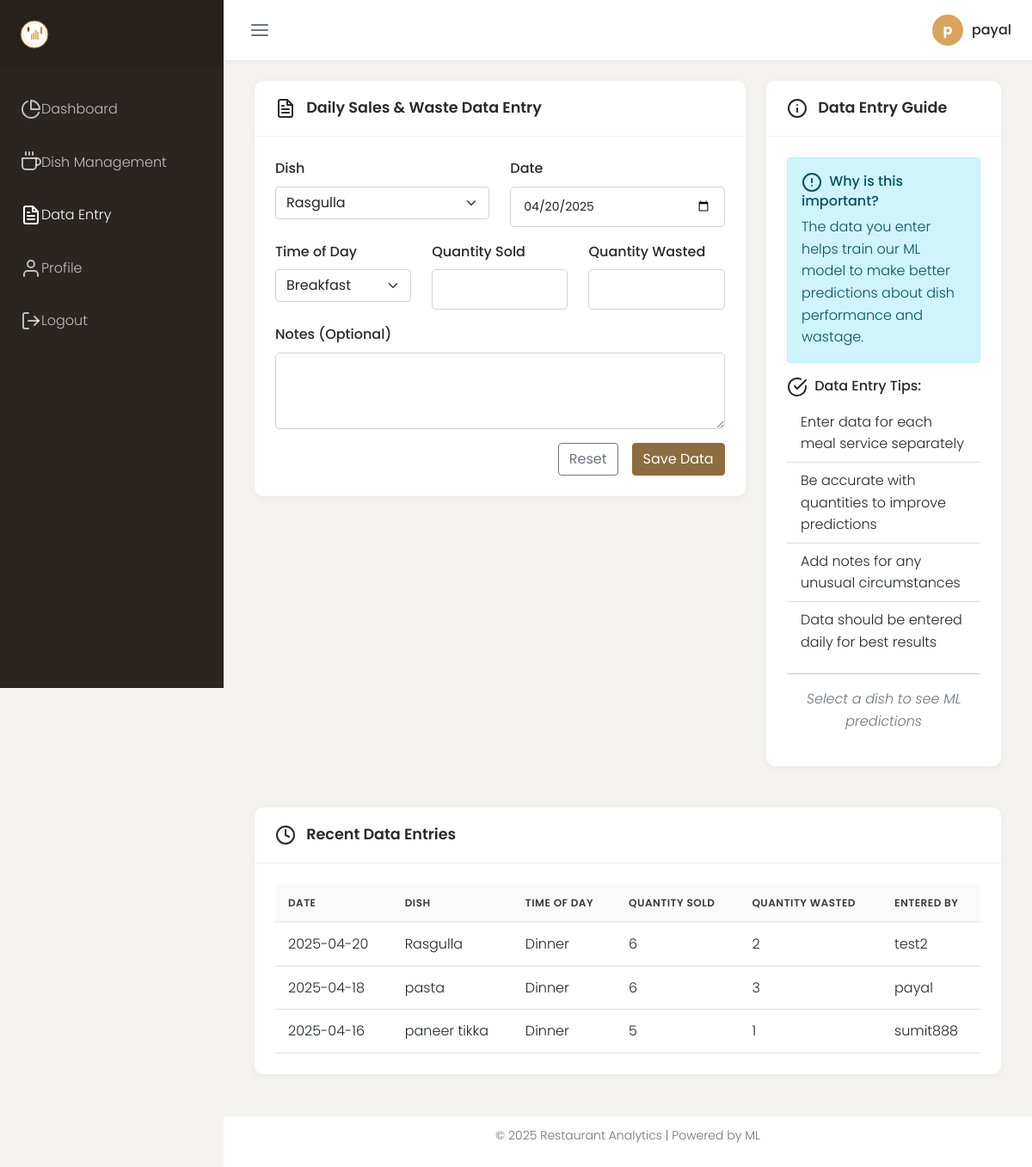
The page /daily-data (signed in) on the database its author committed.
### models.py (models this page shows, shortened)
class User(UserMixin, db.Model):
    id = db.Column(db.Integer, primary_key=True)
    username = db.Column(db.String(64), unique=True, nullable=False)
    email = db.Column(db.String(120), unique=True, nullable=False)
    password_hash = db.Column(db.String(256), nullable=False)
    role = db.Column(db.String(20), nullable=False, default='staff')  # 'admin' or 'staff'
    created_at = db.Column(db.DateTime, default=datetime.utcnow, nullable=False)
    daily_data = db.relationship('DailyData', backref='user', lazy=True)

class DailyData(db.Model):
    id = db.Column(db.Integer, primary_key=True)
    dish_id = db.Column(db.Integer, db.ForeignKey('dish.id'), nullable=False)
    user_id = db.Column(db.Integer, db.ForeignKey('user.id'), nullable=False)
    date = db.Column(db.Date, nullable=False, default=lambda: datetime.utcnow().date())
    day_of_week = db.Column(db.Integer, nullable=False)  # 0-6 (Monday-Sunday)
    time_of_day = db.Column(db.String(20), nullable=False)  # breakfast, lunch, dinner
    quantity_sold = db.Column(db.Integer, nullable=False)
    quantity_wasted = db.Column(db.Integer, nullable=False)
    notes = db.Column(db.Text)
    created_at = db.Column(db.DateTime, default=datetime.utcnow, nullable=False)

class Dish(db.Model):
    id = db.Column(db.Integer, primary_key=True)
    name = db.Column(db.String(100), nullable=False)
    description = db.Column(db.Text)
    category = db.Column(db.String(50))  # appetizer, main, dessert, etc.
    price = db.Column(db.Float, nullable=False)
    image_url = db.Column(db.String(255))  # URL to dish image
    created_at = db.Column(db.DateTime, default=datetime.utcnow, nullable=False)
    updated_at = db.Column(db.DateTime, default=datetime.utcnow, onupdate=datetime.utcnow, nullable=False)
    daily_data = db.relationship('DailyData', backref='dish', lazy=True)

### routes.py (the view, shortened to what this page needs)
    @app.route('/daily-data', methods=['GET', 'POST'])
    @login_required
    def daily_data():
        form = DailyDataForm()
        form.dish.choices = [(dish.id, dish.name) for dish in Dish.query.order_by(Dish.name).all()]
        if request.method == 'GET':
            form.date.data = datetime.now().date()
        recent_entries = DailyData.query.order_by(DailyData.created_at.desc()).limit(10).all()
        return render_template(
            'dish_form.html',
            title='Daily Data Entry',
            form=form,
            recent_entries=recent_entries
        )

### templates/dish_form.html (shortened to what this page needs)
{% extends "base.html" %}
{% block content %}
<div class="container-fluid">
    <div class="row">
        <div class="col-lg-8">
            <div class="dashboard-card">
                <div class="dashboard-card-header">
                    <h5 class="dashboard-card-title">
                        <i data-feather="file-text" class="feather-sm me-2"></i>
                        Daily Sales & Waste Data Entry
                    </h5>
                </div>
                <div class="dashboard-card-body">
                    <form method="POST" action="{{ url_for('daily_data') }}" class="needs-validation" novalidate>
                        <div class="row mb-3">
                            <div class="col-md-6">
                                <label class="form-label" for="dish">Dish</label>
                                {{ form.dish(class="form-select", id="dish", required=true) }}
                            </div>
                            <div class="col-md-6">
                                <label class="form-label" for="date">Date</label>
                                {{ form.date(class="form-control", id="date", required=true, type="date") }}
                            </div>
                        </div>
                        <div class="row mb-3">
                            <div class="col-md-4">
                                <label class="form-label" for="time_of_day">Time of Day</label>
                                {{ form.time_of_day(class="form-select", id="time_of_day", required=true) }}
                            </div>
                            <div class="col-md-4">
                                <label class="form-label" for="quantity_sold">Quantity Sold</label>
                                {{ form.quantity_sold(class="form-control", id="quantity_sold", required=true, type="number", min=0) }}
                            </div>
                            <div class="col-md-4">
                                <label class="form-label" for="quantity_wasted">Quantity Wasted</label>
                                {{ form.quantity_wasted(class="form-control", id="quantity_wasted", required=true, type="number", min=0) }}
                            </div>
                        </div>
                        <div class="mb-3">
                            <label class="form-label" for="notes">Notes (Optional)</label>
                            {{ form.notes(class="form-control", id="notes", rows=3) }}
                        </div>
                        <div class="d-grid gap-2 d-md-flex justify-content-md-end">
                            <button type="reset" class="btn btn-outline-secondary me-md-2">Reset</button>
                            {{ form.submit(class="btn btn-primary") }}
                        </div>
                    </form>
                </div>
            </div>
        </div>
        <div class="col-lg-4">
            <div class="dashboard-card">
                <div class="dashboard-card-header">
                    <h5 class="dashboard-card-title">
                        <i data-feather="info" class="feather-sm me-2"></i>
                        Data Entry Guide
                    </h5>
                </div>
                <div class="dashboard-card-body">
                    <div class="alert alert-info">
                        <h6 class="alert-heading"><i data-feather="alert-circle" class="feather-sm me-1"></i> Why is this important?</h6>
                        <p class="mb-0">The data you enter helps train our ML model to make better predictions about dish performance and wastage.</p>
                    </div>
                    <div class="mb-3">
                        <h6><i data-feather="check-circle" class="feather-sm me-1"></i> Data Entry Tips:</h6>
                        <ul class="list-group list-group-flush">
                            <li class="list-group-item">Enter data for each meal service separately</li>
                            <li class="list-group-item">Be accurate with quantities to improve predictions</li>
                            <li class="list-group-item">Add notes for any unusual circumstances</li>
                            <li class="list-group-item">Data should be entered daily for best results</li>
                        </ul>
                    </div>
                    <hr>
                    <div id="prediction-container">
                        <p class="text-center text-muted">
                            <em>Select a dish to see ML predictions</em>
                        </p>
                    </div>
                </div>
            </div>
        </div>
    </div>
    <div class="row mt-4">
        <div class="col-12">
            <div class="dashboard-card">
                <div class="dashboard-card-header">
                    <h5 class="dashboard-card-title">
                        <i data-feather="clock" class="feather-sm me-2"></i>
                        Recent Data Entries
                    </h5>
                </div>
                <div class="dashboard-card-body">
                    <div class="table-responsive">
                        <table class="table table-hover">
                            <thead>
                                <tr>
                                    <th>Date</th>
                                    <th>Dish</th>
                                    <th>Time of Day</th>
                                    <th>Quantity Sold</th>
                                    <th>Quantity Wasted</th>
                                    <th>Entered By</th>
                                </tr>
                            </thead>
                            <tbody>
                                {% for entry in recent_entries %}
                                <tr>
                                    <td>{{ entry.date.strftime('%Y-%m-%d') }}</td>
                                    <td>{{ entry.dish.name }}</td>
                                    <td>{{ entry.time_of_day.capitalize() }}</td>
                                    <td>{{ entry.quantity_sold }}</td>
                                    <td>{{ entry.quantity_wasted }}</td>
                                    <td>{{ entry.user.username }}</td>
                                </tr>
                                {% else %}
                                <tr>
                                    <td colspan="6" class="text-center">No recent entries found</td>
                                </tr>
                                {% endfor %}
                            </tbody>
                        </table>
                    </div>
                </div>
            </div>
        </div>
    </div>
</div>
{% endblock %}

### templates/base.html (shortened to what this page needs)
<!DOCTYPE html>
<html lang="en">
<head>
    <link href="https://cdn.jsdelivr.net/npm/bootstrap@5.1.3/dist/css/bootstrap.min.css" rel="stylesheet">
    <link href="https://cdnjs.cloudflare.com/ajax/libs/font-awesome/6.0.0-beta3/css/all.min.css" rel="stylesheet">
    <link rel="stylesheet" href="https://cdn.jsdelivr.net/npm/daterangepicker@3.1.0/daterangepicker.css">
    <link href="https://cdn.jsdelivr.net/npm/aos@2.3.4/dist/aos.css" rel="stylesheet">
    <link rel="stylesheet" href="{{ url_for('static', filename='css/style.css') }}">
</head>
<body>
    {% if current_user.is_authenticated %}
        <div class="dashboard-container">
            <aside class="sidebar">
                <div class="sidebar-header">
                    <a href="{{ url_for('dashboard') }}" class="sidebar-brand">
                        <img src="{{ url_for('static', filename='svg/logo.svg') }}" alt="Restaurant Analytics" height="40">
                    </a>
                </div>
                <ul class="sidebar-menu">
                    <li class="sidebar-item">
                        <a href="{{ url_for('dashboard') }}" class="sidebar-link">
                            <i data-feather="pie-chart"></i>
                            <span>Dashboard</span>
                        </a>
                    </li>
                    <li class="sidebar-item">
                        <a href="{{ url_for('dish_management') }}" class="sidebar-link">
                            <i data-feather="coffee"></i>
                            <span>Dish Management</span>
                        </a>
                    </li>
                    <li class="sidebar-item">
                        <a href="{{ url_for('daily_data') }}" class="sidebar-link">
                            <i data-feather="file-text"></i>
                            <span>Data Entry</span>
                        </a>
                    </li>
                    <li class="sidebar-item">
                        <a href="{{ url_for('profile') }}" class="sidebar-link">
                            <i data-feather="user"></i>
                            <span>Profile</span>
                        </a>
                    </li>
                    <li class="sidebar-item">
                        <a href="{{ url_for('logout') }}" class="sidebar-link">
                            <i data-feather="log-out"></i>
                            <span>Logout</span>
                        </a>
                    </li>
                </ul>
            </aside>
            <div class="main-content">
                <header class="main-header">
                    <button class="toggle-sidebar" id="toggle-sidebar">
                        <i data-feather="menu"></i>
                    </button>
                    <div class="user-menu dropdown">
                        <a href="#" class="dropdown-toggle" id="userDropdown" data-bs-toggle="dropdown" aria-expanded="false">
                            <div class="user-image">{{ current_user.username[0] }}</div>
                            <div class="user-name">{{ current_user.username }}</div>
                        </a>
                    </div>
                </header>
                <div class="main-body">
                    {% block content %}{% endblock %}
                </div>
                <footer class="main-footer">
                    <div class="text-center">
                        <p>&copy; {{ now.year }} Restaurant Analytics | Powered by ML</p>
                    </div>
                </footer>
            </div>
        </div>
    {% endif %}
</body>
</html>

### rows shown on the page
User: username "p", username "payal"
DailyData: date "2025-04-20", dish.name "Rasgulla", time_of_day "Dinner", quantity_sold "6", quantity_wasted "2", user.username "test2"
DailyData: date "2025-04-18", dish.name "pasta", time_of_day "Dinner", quantity_sold "6", quantity_wasted "3", user.username "payal"
DailyData: date "2025-04-16", dish.name "paneer tikka", time_of_day "Dinner", quantity_sold "5", quantity_wasted "1", user.username "sumit888"
